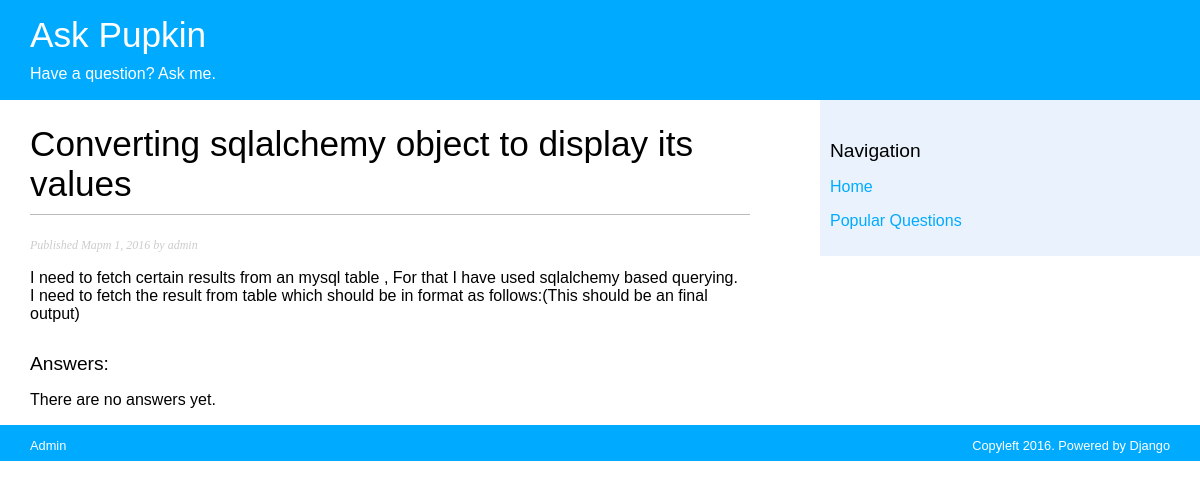
Screenshot of /question/1/ with the database file from the repository.
### qa/models.py (models this page shows, shortened)
class Question(models.Model):
    title = models.CharField(max_length=255)
    text = models.TextField()
    added_at = models.DateField(auto_now_add=True)
    rating = models.IntegerField(default=0)
    author = models.ForeignKey(User, related_name='question_author', default=1)
    likes = models.ManyToManyField(User, related_name='question_like', blank=True)
    class Meta:
        ordering = ('-added_at',)

### qa/views.py (the view)
# urls.py: url(r'^question/(?P<pk>\d+)/', question_detail, name='question_detail'),
def question_detail(request, pk):
    question = get_object_or_404(Question, id=pk)
    answers = question.answer_set.all()
    return render(request, 'qa/detail.html', {
        'question': question,
        'answers': answers,
    })

### qa/templates/qa/detail.html (shortened to what this page needs)
{% extends "base.html" %}
{% block content %}
  <h1>{{ question.title }}</h1>
  <p class="submitted">
    Published {{ question.added_at }} by {{ question.author }}
  </p>
  {{ question.text|linebreaks }}
  {% block answers %}
    <h2>Answers:</h2>
    {% for answer in answers %}
      <div class="answer">
        <p class="info">
          Answer by {{ answer.author }} [{{ answer.added_at }}]
        </p>
        {{ answer.text|linebreaks }}
      </div>
      {% empty %}
      <p>There are no answers yet.</p>
    {% endfor %}
  {% endblock %}
{% endblock %}

### static/qa.css (style rules this page uses)
body { margin: 0; padding: 0; font-family: helvetica, sans-serif; position: relative; }
h1 { font-weight: normal; font-size: 2.2em; border-bottom: 1px solid #bbb; padding: 0 0 10px 0; }
h2 { font-size: 1.2em; font-weight: normal; margin: 30px 0 0; }
.submitted { color: #ccc; font-family: georgia, serif; font-size: 12px; font-style: italic; }

### rows the page displays
Question: title "Converting sqlalchemy object to display its values", added_at "Март 1, 2016", author "admin", text "I need to fetch certain results from an mysql table , For that I have used sqlalchemy based querying. I need to fetch the result from table which should be in format as follows:(This should be an final output)"
